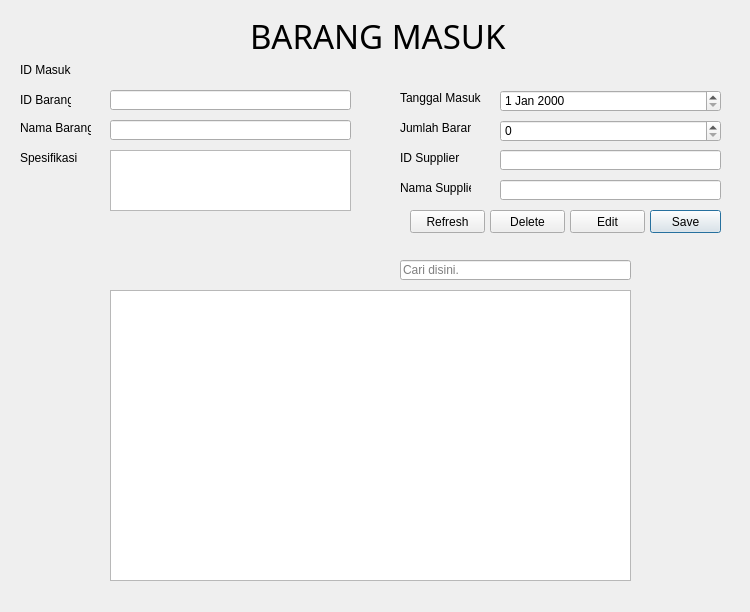
<?xml version="1.0" encoding="UTF-8"?>
<ui version="4.0">
 <class>barang_masuk</class>
 <widget class="QDialog" name="barang_masuk">
  <property name="geometry">
   <rect>
    <x>0</x>
    <y>0</y>
    <width>750</width>
    <height>612</height>
   </rect>
  </property>
  <property name="windowTitle">
   <string>Barang Masuk</string>
  </property>
  <widget class="QTableView" name="tableView">
   <property name="geometry">
    <rect>
     <x>110</x>
     <y>290</y>
     <width>521</width>
     <height>291</height>
    </rect>
   </property>
  </widget>
  <widget class="QLabel" name="label">
   <property name="geometry">
    <rect>
     <x>250</x>
     <y>10</y>
     <width>261</width>
     <height>51</height>
    </rect>
   </property>
   <property name="font">
    <font>
     <family>Maiandra GD</family>
     <pointsize>25</pointsize>
    </font>
   </property>
   <property name="text">
    <string>BARANG MASUK</string>
   </property>
  </widget>
  <widget class="QLineEdit" name="txt_idbrg">
   <property name="geometry">
    <rect>
     <x>110</x>
     <y>90</y>
     <width>241</width>
     <height>20</height>
    </rect>
   </property>
  </widget>
  <widget class="QLineEdit" name="txt_namabrg">
   <property name="enabled">
    <bool>true</bool>
   </property>
   <property name="geometry">
    <rect>
     <x>110</x>
     <y>120</y>
     <width>241</width>
     <height>20</height>
    </rect>
   </property>
   <property name="readOnly">
    <bool>true</bool>
   </property>
  </widget>
  <widget class="QTextEdit" name="txt_spesifikasi">
   <property name="enabled">
    <bool>true</bool>
   </property>
   <property name="geometry">
    <rect>
     <x>110</x>
     <y>150</y>
     <width>241</width>
     <height>61</height>
    </rect>
   </property>
   <property name="readOnly">
    <bool>true</bool>
   </property>
  </widget>
  <widget class="QLabel" name="label_2">
   <property name="geometry">
    <rect>
     <x>20</x>
     <y>90</y>
     <width>51</width>
     <height>20</height>
    </rect>
   </property>
   <property name="text">
    <string>ID Barang</string>
   </property>
  </widget>
  <widget class="QLabel" name="label_3">
   <property name="geometry">
    <rect>
     <x>20</x>
     <y>120</y>
     <width>71</width>
     <height>16</height>
    </rect>
   </property>
   <property name="text">
    <string>Nama Barang</string>
   </property>
  </widget>
  <widget class="QLabel" name="label_4">
   <property name="geometry">
    <rect>
     <x>20</x>
     <y>150</y>
     <width>71</width>
     <height>16</height>
    </rect>
   </property>
   <property name="text">
    <string>Spesifikasi</string>
   </property>
  </widget>
  <widget class="QDateEdit" name="txt_tgl">
   <property name="geometry">
    <rect>
     <x>500</x>
     <y>90</y>
     <width>221</width>
     <height>22</height>
    </rect>
   </property>
  </widget>
  <widget class="QSpinBox" name="txt_jml">
   <property name="geometry">
    <rect>
     <x>500</x>
     <y>120</y>
     <width>221</width>
     <height>22</height>
    </rect>
   </property>
  </widget>
  <widget class="QLineEdit" name="txt_idsupp">
   <property name="geometry">
    <rect>
     <x>500</x>
     <y>150</y>
     <width>221</width>
     <height>20</height>
    </rect>
   </property>
  </widget>
  <widget class="QLineEdit" name="txt_namasupp">
   <property name="enabled">
    <bool>true</bool>
   </property>
   <property name="geometry">
    <rect>
     <x>500</x>
     <y>180</y>
     <width>221</width>
     <height>20</height>
    </rect>
   </property>
   <property name="readOnly">
    <bool>true</bool>
   </property>
  </widget>
  <widget class="QLabel" name="label_5">
   <property name="geometry">
    <rect>
     <x>400</x>
     <y>90</y>
     <width>81</width>
     <height>16</height>
    </rect>
   </property>
   <property name="text">
    <string>Tanggal Masuk</string>
   </property>
  </widget>
  <widget class="QLabel" name="label_6">
   <property name="geometry">
    <rect>
     <x>400</x>
     <y>120</y>
     <width>71</width>
     <height>16</height>
    </rect>
   </property>
   <property name="text">
    <string>Jumlah Barang</string>
   </property>
  </widget>
  <widget class="QLabel" name="label_7">
   <property name="geometry">
    <rect>
     <x>400</x>
     <y>150</y>
     <width>71</width>
     <height>16</height>
    </rect>
   </property>
   <property name="text">
    <string>ID Supplier</string>
   </property>
  </widget>
  <widget class="QLabel" name="label_8">
   <property name="geometry">
    <rect>
     <x>400</x>
     <y>180</y>
     <width>71</width>
     <height>16</height>
    </rect>
   </property>
   <property name="text">
    <string>Nama Supplier</string>
   </property>
  </widget>
  <widget class="QPushButton" name="pushButton_save">
   <property name="geometry">
    <rect>
     <x>650</x>
     <y>210</y>
     <width>71</width>
     <height>23</height>
    </rect>
   </property>
   <property name="text">
    <string>Save</string>
   </property>
  </widget>
  <widget class="QPushButton" name="pushButton_update">
   <property name="geometry">
    <rect>
     <x>570</x>
     <y>210</y>
     <width>75</width>
     <height>23</height>
    </rect>
   </property>
   <property name="text">
    <string>Edit</string>
   </property>
  </widget>
  <widget class="QPushButton" name="pushButton_delete">
   <property name="geometry">
    <rect>
     <x>490</x>
     <y>210</y>
     <width>75</width>
     <height>23</height>
    </rect>
   </property>
   <property name="text">
    <string>Delete</string>
   </property>
  </widget>
  <widget class="QPushButton" name="pushButton_refresh">
   <property name="geometry">
    <rect>
     <x>410</x>
     <y>210</y>
     <width>75</width>
     <height>23</height>
    </rect>
   </property>
   <property name="text">
    <string>Refresh</string>
   </property>
  </widget>
  <widget class="QLineEdit" name="txt_cari">
   <property name="geometry">
    <rect>
     <x>400</x>
     <y>260</y>
     <width>231</width>
     <height>20</height>
    </rect>
   </property>
   <property name="placeholderText">
    <string>Cari disini.</string>
   </property>
  </widget>
  <widget class="QLabel" name="label_9">
   <property name="geometry">
    <rect>
     <x>20</x>
     <y>60</y>
     <width>51</width>
     <height>20</height>
    </rect>
   </property>
   <property name="text">
    <string>ID Masuk</string>
   </property>
  </widget>
  <widget class="QLabel" name="txt_idmsk">
   <property name="geometry">
    <rect>
     <x>110</x>
     <y>60</y>
     <width>51</width>
     <height>20</height>
    </rect>
   </property>
   <property name="text">
    <string/>
   </property>
  </widget>
 </widget>
 <resources/>
 <connections/>
</ui>
